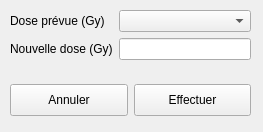
<?xml version="1.0" encoding="UTF-8"?>
<ui version="4.0">
 <class>ModifyPlannedDoseDialog</class>
 <widget class="QWidget" name="ModifyPlannedDoseDialog">
  <property name="geometry">
   <rect>
    <x>0</x>
    <y>0</y>
    <width>263</width>
    <height>132</height>
   </rect>
  </property>
  <property name="windowTitle">
   <string>Form</string>
  </property>
  <property name="styleSheet">
   <string notr="true"/>
  </property>
  <widget class="QWidget" name="formLayoutWidget_8">
   <property name="geometry">
    <rect>
     <x>10</x>
     <y>10</y>
     <width>241</width>
     <height>61</height>
    </rect>
   </property>
   <layout class="QFormLayout" name="dos_deliveredDose_formLayout">
    <item row="0" column="0">
     <widget class="QLabel" name="seanceLabel">
      <property name="text">
       <string>Dose prévue (Gy)</string>
      </property>
     </widget>
    </item>
    <item row="0" column="1">
     <widget class="QComboBox" name="seanceComboBox">
      <property name="styleSheet">
       <string notr="true"/>
      </property>
     </widget>
    </item>
    <item row="1" column="0">
     <widget class="QLabel" name="newDoseLabel">
      <property name="text">
       <string>Nouvelle dose (Gy)</string>
      </property>
     </widget>
    </item>
    <item row="1" column="1">
     <widget class="QLineEdit" name="newDoseLineEdit"/>
    </item>
   </layout>
  </widget>
  <widget class="QWidget" name="horizontalLayoutWidget">
   <property name="geometry">
    <rect>
     <x>10</x>
     <y>80</y>
     <width>241</width>
     <height>41</height>
    </rect>
   </property>
   <layout class="QHBoxLayout" name="horizontalLayout">
    <item>
     <widget class="QPushButton" name="cancelPushButton">
      <property name="minimumSize">
       <size>
        <width>0</width>
        <height>32</height>
       </size>
      </property>
      <property name="text">
       <string>Annuler</string>
      </property>
     </widget>
    </item>
    <item>
     <widget class="QPushButton" name="updatePushButton">
      <property name="minimumSize">
       <size>
        <width>0</width>
        <height>32</height>
       </size>
      </property>
      <property name="text">
       <string>Effectuer</string>
      </property>
     </widget>
    </item>
   </layout>
  </widget>
 </widget>
 <resources/>
 <connections/>
</ui>
